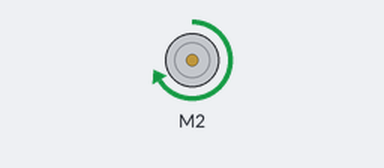
A sketch run on a simulated Arduino Uno, built with avr-gcc and run on an emulated ATmega328P. On the bench: DC motor (green arrow = forward, orange = backward, longer = faster). What the sketch prints to the serial monitor is not drawn.

Above: at 0.5 s.
At 1.5 s:
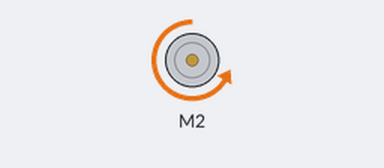
At 5.5 s:
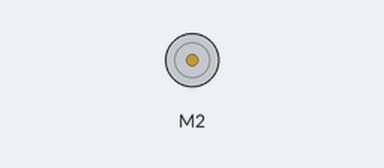
Timing chart, 0 to 6.9 s (numbered marks = the images above):
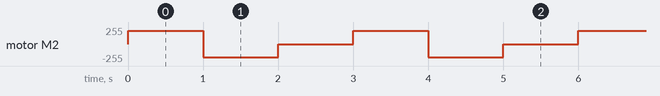

Measured:
- by itself, motor M2: repeats every 3.0 s: backward 200/255 1.0 s, stopped 1.0 s, forward 200/255 1.0 s

The sketch:

MotorParty.ino
```cpp
#include <AFMotor.h>
AF_DCMotor motor(2); // create motor #2
void setup() {
 Serial.begin(9600); // set up Serial library at 9600 bps
 Serial.println("Motor test!");
 motor.setSpeed(200); // set the speed to 200/255
}
void loop() {
 Serial.print("tick");
 motor.run(FORWARD); // turn it on going forward
 delay(1000);
 Serial.print("tock");
 motor.run(BACKWARD); // the other way
 delay(1000);

 Serial.print("tack");
 motor.run(RELEASE); // stopped
 delay(1000);
}
```
